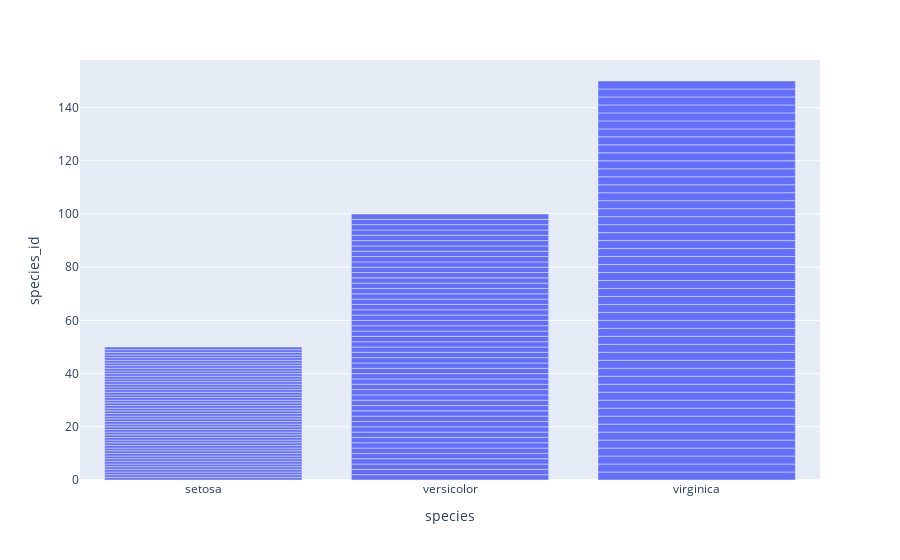

Here is the notebook cell this chart was saved with:
### Markdown cell above
## BAR GRAPH

### Code cell
fig = px.bar(df, x="species", y="species_id")
fig.show()

### Figure 1 — Plotly figure (JSON) as saved in the notebook; plotly's stock layout.template omitted (floating-point values rounded to 4 significant figures; data arrays with more than 128 entries replaced by an {"elided": "..."} marker saying what was removed)
{"data": [{"hovertemplate": "species=%{x}<br>species_id=%{y}<extra></extra>", "legendgroup": "", "marker": {"color": "#636efa", "pattern": {"shape": ""}}, "name": "", "orientation": "v", "showlegend": false, "textposition": "auto", "type": "bar", "x": {"elided": "150 str values"}, "xaxis": "x", "y": {"elided": "150 int values"}, "yaxis": "y"}], "layout": {"barmode": "relative", "legend": {"tracegroupgap": 0}, "margin": {"t": 60}, "xaxis": {"anchor": "y", "domain": [0, 1], "title": {"text": "species"}}, "yaxis": {"anchor": "x", "domain": [0, 1], "title": {"text": "species_id"}}}}
